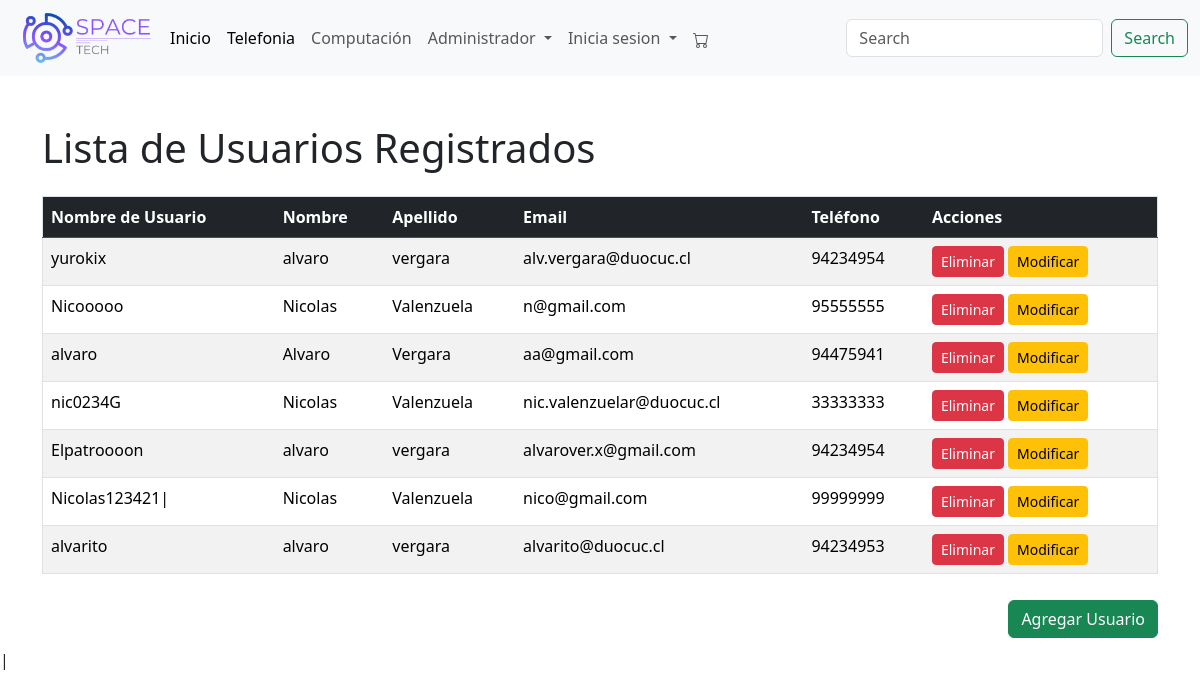
/listaU (signed in), run on the app's committed database.
### menu/models.py (models this page shows, shortened)
class Usuario(models.Model):
    nombre_usuario = models.CharField(max_length=30)
    nombre = models.CharField(max_length=30)
    apellido = models.CharField(max_length=30)
    email = models.EmailField(unique=True)
    tfno = models.CharField(max_length=8, verbose_name="Telefono")
    clave = models.CharField(max_length=30)
    confirmar_clave = models.CharField(max_length=30)
    direccion = models.CharField(max_length=255, verbose_name="Dirección", null=True, blank=True)

### menu/views.py (the view)
# urls.py: path('listaU', views.listaU, name='listaU'),
@login_required
@user_passes_test(lambda u: u.groups.filter(name='Administradores').exists())
def listaU(request):
    usuarios = Usuario.objects.all()  # Recupera todos los usuarios
    return render(request, 'listaU.html', {'usuarios': usuarios})

### menu/context_processors.py (called while the page is built)
def carrito_items_count(request):
    if request.user.is_authenticated:
        try:
            carrito = Carrito.objects.get(usuario=request.user)
            count = CarritoItem.objects.filter(carrito=carrito).count()
        except Carrito.DoesNotExist:
            count = 0
    else:
        count = 0
    return {
        'carrito_items_count': count
    }

### menu/templates/listaU.html (shortened to what this page needs)
<!DOCTYPE html>
<html lang="en">
<head>
    {% load static %}
    <link href="https://cdn.jsdelivr.net/npm/bootstrap@5.3.0/dist/css/bootstrap.min.css" rel="stylesheet">
    <link rel="stylesheet" href="{% static 'css/listaP.css' %}">
</head>
<body>
    {% include "plantilla/menu.html" %}
    <div class="container mt-5">
        <h1 class="mb-4">Lista de Usuarios Registrados</h1>
        <div class="table-responsive">
            <table class="table table-striped table-hover">
                <thead class="table-dark">
                    <tr>
                        <th>Nombre de Usuario</th>
                        <th>Nombre</th>
                        <th>Apellido</th>
                        <th>Email</th>
                        <th>Teléfono</th>
                        <th>Acciones</th>
                    </tr>
                </thead>
                <tbody>
                    {% for usuario in usuarios %}
                    <tr>
                        <td>{{ usuario.nombre_usuario }}</td>
                        <td>{{ usuario.nombre }}</td>
                        <td>{{ usuario.apellido }}</td>
                        <td>{{ usuario.email }}</td>
                        <td>{{ usuario.tfno }}</td>
                        <td>
                            <form action="{% url 'eliminar_usuario' usuario.id %}" method="post" style="display:inline;">
                                <button type="submit" class="btn btn-danger btn-sm">Eliminar</button>
                            </form>
                            <a href="{% url 'editar_usuario' usuario.id %}" class="btn btn-warning btn-sm">Modificar</a>
                        </td>
                    </tr>
                    {% endfor %}
                </tbody>
            </table>
            <div>
                <a class="align-right" href="{% url 'formulario' %}">
                    <button class="btn btn-success"  >Agregar Usuario</button>
                    </a>
                </div>
        </div>
    </div>
   |
</body>
</html>

### menu/static/css/listaP.css (style rules this page uses)
.align-right { float: right; margin: 10px 0; }

### menu/templates/listaU.html (style rules this page uses)
table { width: 100%; border-collapse: collapse; }
table, th, td { border: 1px solid black; }
th, td { padding: 10px; text-align: left; }

### data on the page
Usuario: nombre_usuario "yurokix", nombre "alvaro", apellido "vergara", email "alv.vergara@duocuc.cl", tfno "94234954"
Usuario: nombre_usuario "Nicooooo", nombre "Nicolas", apellido "Valenzuela", email "n@gmail.com", tfno "95555555"
Usuario: nombre_usuario "alvaro", nombre "Alvaro", apellido "Vergara", email "aa@gmail.com", tfno "94475941"
Usuario: nombre_usuario "nic0234G", nombre "Nicolas", apellido "Valenzuela", email "nic.valenzuelar@duocuc.cl", tfno "33333333"
Usuario: nombre_usuario "Elpatroooon", nombre "alvaro", apellido "vergara", email "alvarover.x@gmail.com", tfno "94234954"
Usuario: nombre_usuario "Nicolas123421|", nombre "Nicolas", apellido "Valenzuela", email "nico@gmail.com", tfno "99999999"
Usuario: nombre_usuario "alvarito", nombre "alvaro", apellido "vergara", email "alvarito@duocuc.cl", tfno "94234953"
